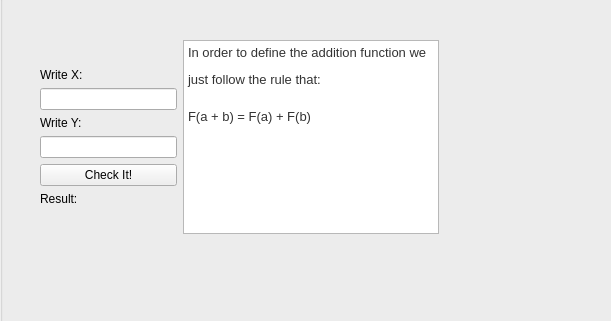
<?xml version="1.0" encoding="UTF-8"?>
<ui version="4.0">
 <class>moduleImplement</class>
 <widget class="QWidget" name="moduleImplement">
  <property name="geometry">
   <rect>
    <x>0</x>
    <y>0</y>
    <width>611</width>
    <height>321</height>
   </rect>
  </property>
  <property name="windowTitle">
   <string>Form</string>
  </property>
  <widget class="QGroupBox" name="groupBox">
   <property name="geometry">
    <rect>
     <x>0</x>
     <y>-20</y>
     <width>631</width>
     <height>351</height>
    </rect>
   </property>
   <property name="title">
    <string>SQRT</string>
   </property>
   <widget class="QWidget" name="layoutWidget">
    <property name="geometry">
     <rect>
      <x>40</x>
      <y>60</y>
      <width>399</width>
      <height>194</height>
     </rect>
    </property>
    <layout class="QHBoxLayout" name="horizontalLayout">
     <item>
      <layout class="QVBoxLayout" name="verticalLayout">
       <item>
        <spacer name="verticalSpacer_2">
         <property name="orientation">
          <enum>Qt::Vertical</enum>
         </property>
         <property name="sizeHint" stdset="0">
          <size>
           <width>20</width>
           <height>40</height>
          </size>
         </property>
        </spacer>
       </item>
       <item>
        <widget class="QLabel" name="labelImplValues">
         <property name="text">
          <string>Write X:</string>
         </property>
        </widget>
       </item>
       <item>
        <widget class="QLineEdit" name="lineImplf"/>
       </item>
       <item>
        <widget class="QLabel" name="labelImplValuef">
         <property name="text">
          <string>Write Y:</string>
         </property>
        </widget>
       </item>
       <item>
        <widget class="QLineEdit" name="lineImpls"/>
       </item>
       <item>
        <widget class="QPushButton" name="buttonImplResult">
         <property name="text">
          <string>Check It!</string>
         </property>
        </widget>
       </item>
       <item>
        <widget class="QLabel" name="labelImplResult">
         <property name="text">
          <string>Result:</string>
         </property>
        </widget>
       </item>
       <item>
        <spacer name="verticalSpacer">
         <property name="orientation">
          <enum>Qt::Vertical</enum>
         </property>
         <property name="sizeHint" stdset="0">
          <size>
           <width>20</width>
           <height>40</height>
          </size>
         </property>
        </spacer>
       </item>
      </layout>
     </item>
     <item>
      <widget class="QTextBrowser" name="textImpl">
       <property name="html">
        <string>&lt;!DOCTYPE HTML PUBLIC &quot;-//W3C//DTD HTML 4.0//EN&quot; &quot;http://www.w3.org/TR/REC-html40/strict.dtd&quot;&gt;
&lt;html&gt;&lt;head&gt;&lt;meta name=&quot;qrichtext&quot; content=&quot;1&quot; /&gt;&lt;meta charset=&quot;utf-8&quot; /&gt;&lt;style type=&quot;text/css&quot;&gt;
p, li { white-space: pre-wrap; }
&lt;/style&gt;&lt;/head&gt;&lt;body style=&quot; font-family:'Segoe UI'; font-size:9pt; font-weight:400; font-style:normal;&quot;&gt;
&lt;p style=&quot; margin-top:0px; margin-bottom:10px; margin-left:0px; margin-right:0px; -qt-block-indent:0; text-indent:0px; line-height:180%; background-color:#ffffff;&quot;&gt;&lt;span style=&quot; font-family:'Helvetica Neue','Helvetica','Arial','sans-serif'; font-size:10pt; font-weight:300; color:#333333; background-color:#ffffff;&quot;&gt;In order to define the addition function we just follow the rule that:&lt;/span&gt;&lt;/p&gt;
&lt;p style=&quot; margin-top:0px; margin-bottom:10px; margin-left:0px; margin-right:0px; -qt-block-indent:0; text-indent:0px; line-height:180%; background-color:#ffffff;&quot;&gt;&lt;span style=&quot; font-family:'Helvetica Neue','Helvetica','Arial','sans-serif'; font-size:10pt; font-weight:300; color:#333333; background-color:#ffffff;&quot;&gt;F(a + b) = F(a) + F(b)&lt;/span&gt;&lt;/p&gt;&lt;/body&gt;&lt;/html&gt;</string>
       </property>
      </widget>
     </item>
    </layout>
   </widget>
  </widget>
 </widget>
 <resources/>
 <connections/>
</ui>
